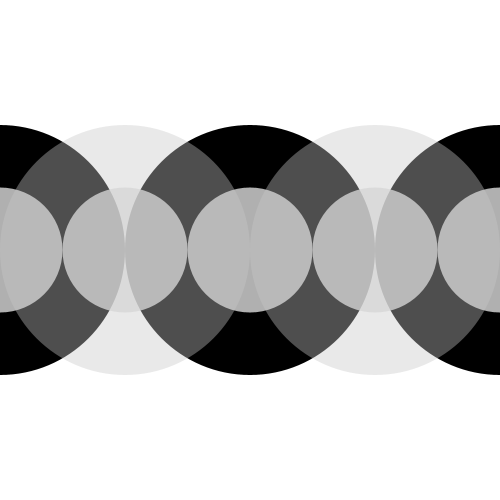
Frame 1 (no input)
Frame 60 (the mouse pressed at the canvas centre just before this capture): identical to frame 1, image omitted
Frame 120 (the mouse held since frame 60 and released just before this capture): identical to frame 1, image omitted

The Processing sketch that drew this single still picture (run headless with seeded random() and noise(); from frame 60 on, the mouse is pressed at the canvas centre):

// Processing sketch: ex1
// ── ex1.pde
void setup() {
  size(500,500);
  noStroke();
}

void draw() {
  background(255);
  fill(0);
  ellipse(0,250,250,250);
  ellipse(250,250,250,250);
  ellipse(500,250,250,250);
  fill(225,200);
  ellipse(0,250,125,125);
  ellipse(125,250,125,125);
  ellipse(250,250,125,125);
  ellipse(375,250,125,125);
  ellipse(500,250,125,125);
  fill(200,100);
  ellipse(125,250,250,250);
  ellipse(375,250,250,250);
}
